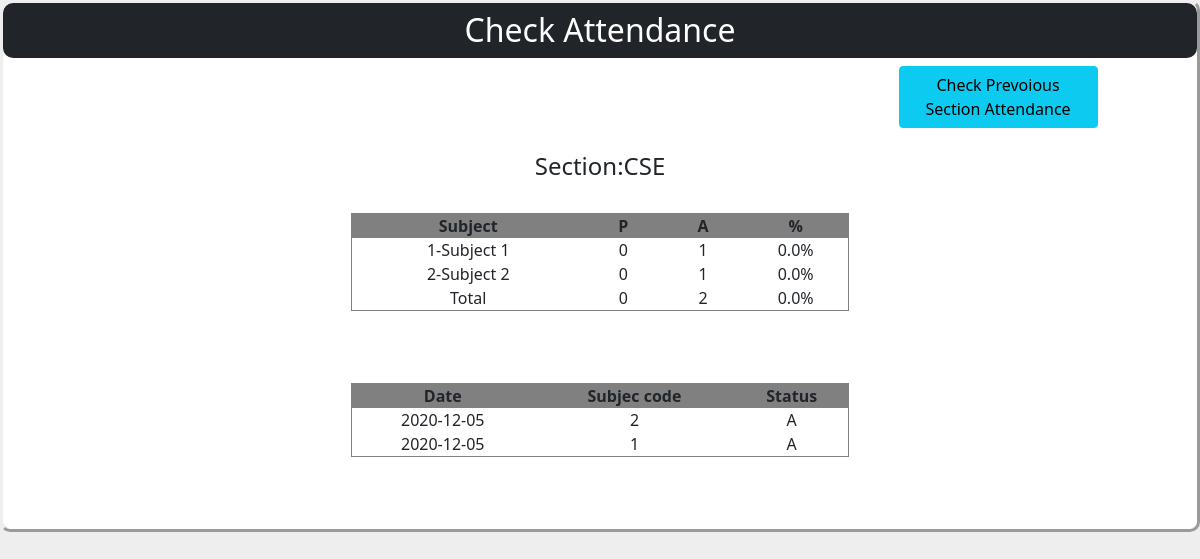
Page /student/attendance/ (signed in) on the earlier database version.
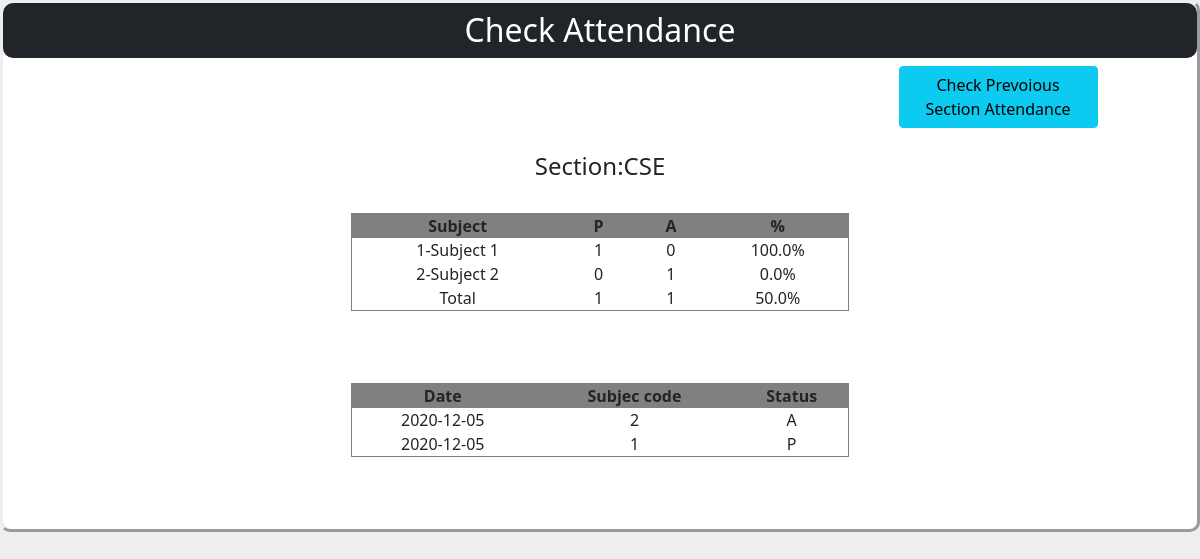
Same page on the later database version.
### attendance/models.py (models this page shows)
class Attendance(models.Model):
    Status_List = (('P','P'),('A','A'))
    Enrollment = models.ForeignKey(Student,on_delete = models.CASCADE)
    Subject_Code = models.ForeignKey(Subject,on_delete = models.CASCADE)
    Section = models.ForeignKey(Section,on_delete = models.SET_NULL, null = True)
    Date = models.DateField()
    Status = models.CharField(max_length=1,choices = Status_List)

### attendance/views.py (the view)
# urls.py: path('student/attendance/',StudentCurrentAttendance),
def StudentCurrentAttendance(request):
    UserId = request.user
    User_account = user_account.objects.get(username=UserId)
    if User_account.is_student:
        if request.method=='GET':
                student_obj = Student.objects.get(Enrollment=UserId)
                result = Attendance.objects.filter(Enrollment=student_obj,Section=student_obj.Section)
                sec=student_obj.Section.__str__()
                sec=str(sec[sec.find('(')+1:sec.find('-')])
                rows=calculateRows(result)
                result_json = serializers.serialize('json',result)
                result_objs = json.loads(result_json)
                return render(request,'StudentAttendance.html',{'results':reversed(result_objs),'section':sec,'rows':rows})
    return HttpResponse("<script>window.location.href = '../../Home';alert('Not a Student');</script>")

### attendance/views.py (called while the page is built)
def calculateRows(result):
    rows = {}
    p_count=0
    a_count=0
    for row in result:
        temp=row.Subject_Code.Subject_Code+'-'+row.Subject_Code.Subject_Name
        if temp in rows:
            if row.Status=='P':
                rows[temp]['P']+=1
                p_count+=1
            else:
                rows[temp]['A']+=1
                a_count+=1
        else:
            rows[temp]={'P':0,'A':0}
            if row.Status=='P':
                rows[temp]['P']+=1
                p_count+=1
            else:
                rows[temp]['A']+=1
                a_count+=1
    rows['Total']={'P':p_count,'A':a_count}
    return rows

### Templates/StudentAttendance.html (shortened to what this page needs)
{% extends 'base.html'%}
{% block content %}
<div style='background-color:white; margin:auto; border-radius:20px;'>
<center style='border-style:outset; border-radius:10px' >
  <h2 style='border-radius:10px; color:white; height:55px;' class='bg-dark pt-2'>Check Attendance </h2>
  <a href='./previous' class='btn btn-small btn-info btn-small offset-sm-10 offset-md-8 col-sm-1 col-md-2'>Check Prevoious Section Attendance</a>
	{%load mathfilters%}
	<br>
	<br>
	<h4 class='col-sm-5 col-md-3'>Section:{{section}}</h4>
	<table border='1px' style="text-align:center; " class='col-sm-10 col-md-5'>
		<tr style='background-color:Gray'><th>Subject</th><th>&nbsp;&nbsp;P&nbsp;&nbsp;</th><th>&nbsp;&nbsp;A&nbsp;&nbsp;</th><th>%</th></tr>
		{% for  SC,PA in rows.items%}
			<tr><td>{{SC}}</td><td>{{PA.P}}</td><td>{{PA.A}}</td><td>{% with total=PA.P|add:PA.A %}{% if total == 0 %}<script>alert('No data found...')</script>{% else %}{{PA.P|div:total|mul:100}}{% endif %}{%endwith%}%</td></tr>
		{% endfor %}
	</table>
    <table border='1px' style="text-align:center; " class='col-sm-10 col-md-5'>
      <tr style='background-color:Gray'><th>Date</th><th>Subjec code</th><th>Status</th></tr>
    {% for result in results %}
      <tr><td>{{result.fields.Date}}</td><td>{{result.fields.Subject_Code}}</td><td>{{result.fields.Status}}</td></tr>
    {% endfor %}
    </table>
	</center>
	</div>
{% endblock %}

### Templates/base.html (shortened to what this page needs)
<head>
  {% load static %}
    <link rel='stylesheet' href="{% static 'css/bootstrap.min.css' %}" media='screen'>
</head>
<body style='background-color:#0001;'>
  {% block content %}
  {% endblock %}
</body>

Differences in the rows shown:
changed Attendance (number 2 of 2 on the later page): fields.Status "A" → "P"
Other differences:
new list line: "1-Subject 1 1 0 100.0 %"
new list line: "Total 1 1 50.0 %"
list line gone: "1-Subject 1 0 1 0.0 %"
list line gone: "Total 0 2 0.0 %"
